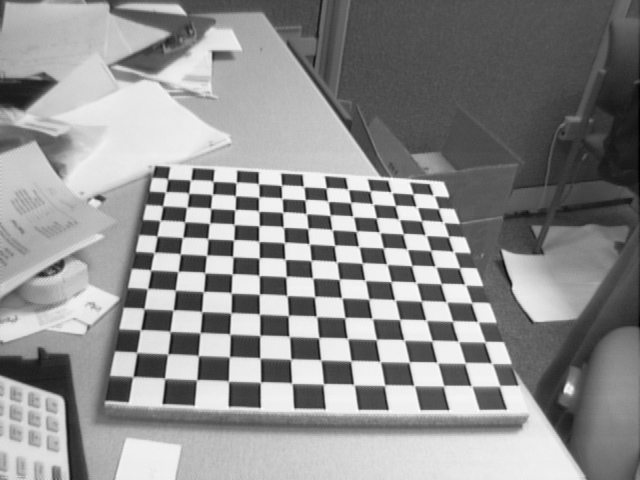
#> input picture assets/images/calib_example/Image1.tif, 640 x 480 px; its folder holds 5 pictures in this run
$ python ta.py
#> lines starting #> are read from the running program, lines starting #| are printed output that depends on the picture; after the words box and inside, x2 and y2 are one past the last pixel; in counts of white or black regions, pixels touching at a corner belong together
import numpy as np
import cv2 as cv
import glob
import pickle


################ FIND CHESSBOARD CORNERS - OBJECT POINTS AND IMAGE POINTS #############################

frameSize = (640,480)

chessboardSize=(12,11)
images = glob.glob('assets/images/calib_example/*.tif')

#chessboardSize = (10,7)
#images = glob.glob('assets/images/*.jpg')

# termination criteria
criteria = (cv.TERM_CRITERIA_EPS + cv.TERM_CRITERIA_MAX_ITER, 30, 0.001)


# prepare object points, like (0,0,0), (1,0,0), (2,0,0) ....,(6,5,0)
objp = np.zeros((chessboardSize[0] * chessboardSize[1], 3), np.float32)
objp[:,:2] = np.mgrid[0:chessboardSize[0],0:chessboardSize[1]].T.reshape(-1,2)

size_of_chessboard_squares_mm = 20
objp = objp * size_of_chessboard_squares_mm


# Arrays to store object points and image points from all the images.
objpoints = [] # 3d point in real world space
imgpoints = [] # 2d points in image plane.


for image in images:

    img = cv.imread(image)
#> img is the input picture: shape (480, 640, 3); min 1, max 254, mean 142.9
    cv.imshow('img', img)
    cv.waitKey(1000)
    gray = cv.cvtColor(img, cv.COLOR_BGR2GRAY)

    # Find the chess board corners
    ret, corners = cv.findChessboardCorners(gray, chessboardSize, None)
#> ret = True; corners = 132 rows, first 8: [413, 194.3], [415.7, 206.4], [421.5, 221], [424.8, 234.7], [430.8, 250.6], [434.6, 265.8], [441.1, 283.8], [445.9, 301.6]
    print(ret)
#| True
    # If found, add object points, image points (after refining them)
    if ret == True:

        objpoints.append(objp)
        corners2 = cv.cornerSubPix(gray, corners, (11,11), (-1,-1), criteria)
#> corners2 = 132 rows, first 8: [414.8, 200], [416.7, 206.7], [421.1, 220.4], [425.7, 235.1], [430.5, 250.3], [435.5, 266.5], [440.8, 283.6], [446.4, 301.7]
        imgpoints.append(corners)

        # Draw and display the corners
        cv.drawChessboardCorners(img, chessboardSize, corners2, ret)
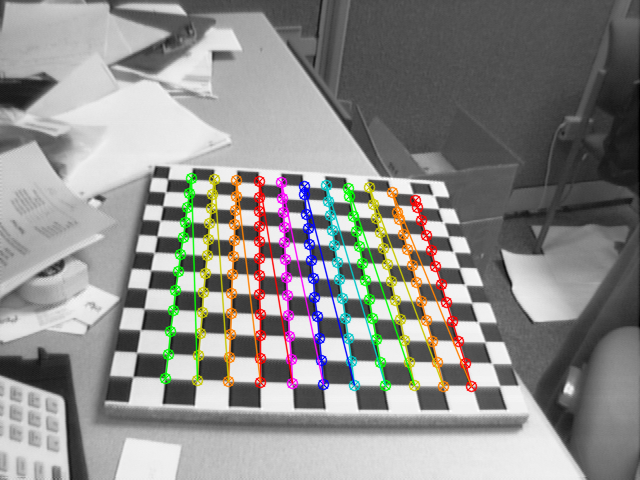
#> img: shape (480, 640, 3); 7.24% of pixels changed, all inside (x1, y1, x2, y2) = (159, 172, 478, 393)
        cv.imshow('img', img)
        cv.waitKey(1000)


cv.destroyAllWindows()


############## CALIBRATION #######################################################
ret, cameraMatrix, dist, rvecs, tvecs = cv.calibrateCamera(objpoints, imgpoints, frameSize, None, None)

# Save the camera calibration result for later use (we won't worry about rvecs / tvecs)
pickle.dump((cameraMatrix, dist), open( "ignored/calibration.pkl", "wb" ))
pickle.dump(cameraMatrix, open( "ignored/cameraMatrix.pkl", "wb" ))
pickle.dump(dist, open( "ignored/dist.pkl", "wb" ))


############## UNDISTORTION #####################################################

img = cv.imread('assets/images/calib_example/Image4.tif')
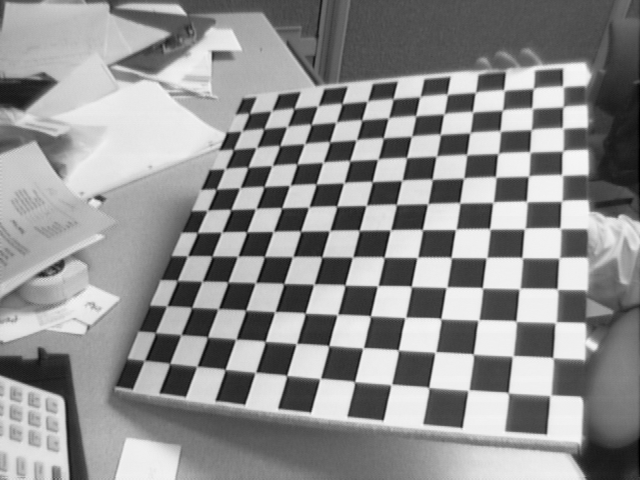
#> input picture assets/images/calib_example/Image4.tif, 640 x 480 px
#> img is the input picture: shape (480, 640, 3); min 1, max 249, mean 143.8
h,  w = img.shape[:2]
#> h = 480; w = 640
newCameraMatrix, roi = cv.getOptimalNewCameraMatrix(cameraMatrix, dist, (w,h), 1, (w,h))


# Undistort
dst = cv.undistort(img, cameraMatrix, dist, None, newCameraMatrix)
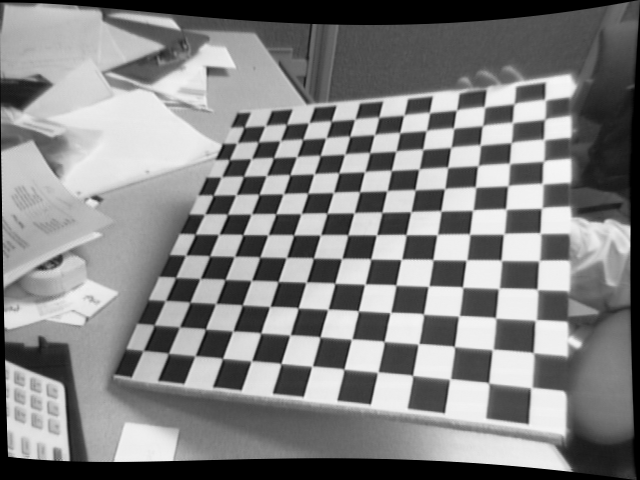
#> dst: shape (480, 640, 3); min 0, max 247, mean 131


# crop the image
# x, y, w, h = roi
# dst = dst[y:y+h, x:x+w]
cv.imwrite('ignored/caliResult1.png', dst)


# Undistort with Remapping
mapx, mapy = cv.initUndistortRectifyMap(cameraMatrix, dist, None, newCameraMatrix, (w,h), 5)
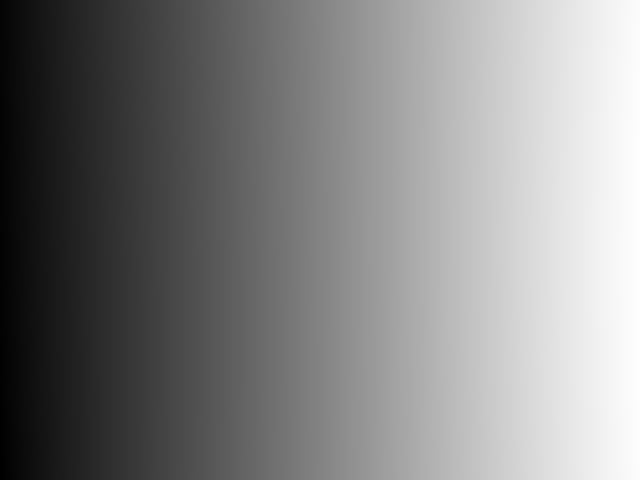
#> mapx: shape (480, 640) float32; min -10.8, max 646.8, mean 328.9; drawn with min black and max white
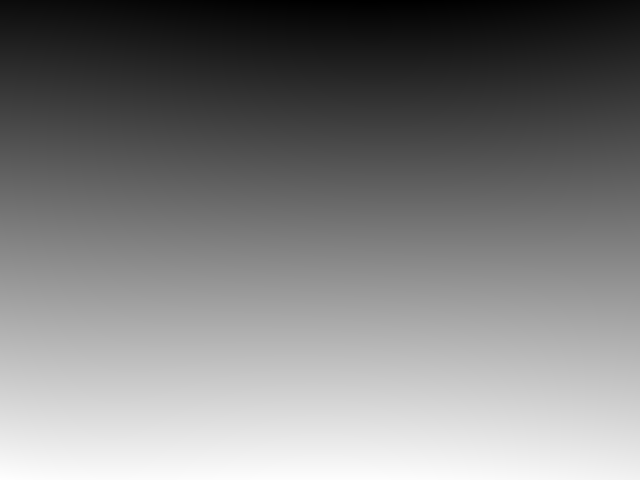
#> mapy: shape (480, 640) float32; min -25.84, max 505.6, mean 238.7; drawn with min black and max white
dst = cv.remap(img, mapx, mapy, cv.INTER_LINEAR)

# crop the image
# x, y, w, h = roi
# dst = dst[y:y+h, x:x+w]
cv.imwrite('ignored/caliResult2.png', dst)


# Reprojection Error
mean_error = 0

for i in range(len(objpoints)):
    imgpoints2, _ = cv.projectPoints(objpoints[i], rvecs[i], tvecs[i], cameraMatrix, dist)
    error = cv.norm(imgpoints[i], imgpoints2, cv.NORM_L2)/len(imgpoints2)
    mean_error += error

print( "total error: {}".format(mean_error/len(objpoints)) )
